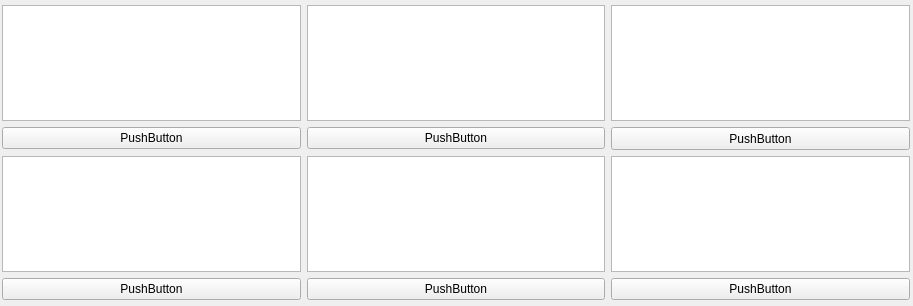
<?xml version="1.0" encoding="UTF-8"?>
<ui version="4.0">
 <class>TownWidget</class>
 <widget class="QWidget" name="TownWidget">
  <property name="geometry">
   <rect>
    <x>0</x>
    <y>0</y>
    <width>913</width>
    <height>306</height>
   </rect>
  </property>
  <property name="windowTitle">
   <string>Form</string>
  </property>
  <widget class="QWidget" name="gridLayoutWidget">
   <property name="geometry">
    <rect>
     <x>-1</x>
     <y>-1</y>
     <width>911</width>
     <height>301</height>
    </rect>
   </property>
   <layout class="QGridLayout" name="gridLayout">
    <property name="leftMargin">
     <number>3</number>
    </property>
    <property name="topMargin">
     <number>6</number>
    </property>
    <item row="6" column="0">
     <widget class="QGraphicsView" name="graphicsView_4"/>
    </item>
    <item row="6" column="1">
     <widget class="QGraphicsView" name="graphicsView_5"/>
    </item>
    <item row="6" column="2">
     <widget class="QGraphicsView" name="graphicsView_6"/>
    </item>
    <item row="4" column="2">
     <widget class="QGraphicsView" name="graphicsView_3"/>
    </item>
    <item row="5" column="0">
     <widget class="QPushButton" name="pushButton">
      <property name="text">
       <string>PushButton</string>
      </property>
     </widget>
    </item>
    <item row="4" column="1">
     <widget class="QGraphicsView" name="graphicsView_2"/>
    </item>
    <item row="4" column="0">
     <widget class="QGraphicsView" name="graphicsView"/>
    </item>
    <item row="7" column="0">
     <widget class="QPushButton" name="pushButton_2">
      <property name="text">
       <string>PushButton</string>
      </property>
     </widget>
    </item>
    <item row="7" column="1">
     <widget class="QPushButton" name="pushButton_3">
      <property name="text">
       <string>PushButton</string>
      </property>
     </widget>
    </item>
    <item row="7" column="2">
     <widget class="QPushButton" name="pushButton_4">
      <property name="text">
       <string>PushButton</string>
      </property>
     </widget>
    </item>
    <item row="5" column="1">
     <widget class="QPushButton" name="pushButton_5">
      <property name="text">
       <string>PushButton</string>
      </property>
     </widget>
    </item>
    <item row="5" column="2">
     <widget class="QPushButton" name="pushButton_6">
      <property name="minimumSize">
       <size>
        <width>298</width>
        <height>23</height>
       </size>
      </property>
      <property name="text">
       <string>PushButton</string>
      </property>
     </widget>
    </item>
   </layout>
  </widget>
 </widget>
 <resources/>
 <connections/>
</ui>
